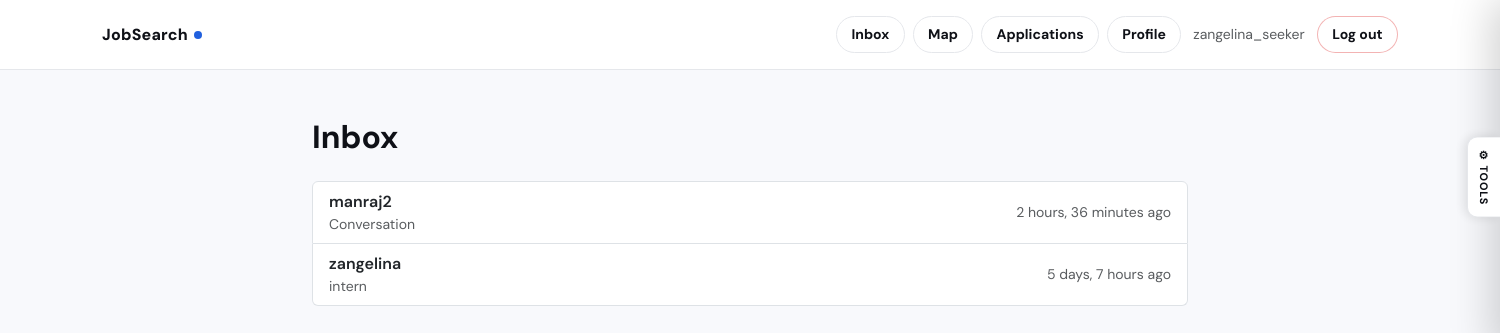
/inbox/ (signed in), run on the app's committed database.
### jobs/models.py (models this page shows, shortened)
class CustomUser(AbstractUser):
    class Role(models.TextChoices):
        JOB_SEEKER = "job_seeker", "Job Seeker"
        RECRUITER = "recruiter", "Recruiter"
        ADMIN = "admin", "Admin"
    role = models.CharField(
        max_length=20,
        choices=Role.choices,
        default=Role.JOB_SEEKER,
    )
    def is_job_seeker(self):
        return self.role == self.Role.JOB_SEEKER
    def is_recruiter(self):
        return self.role == self.Role.RECRUITER

class Conversation(models.Model):
    recruiter = models.ForeignKey(
        settings.AUTH_USER_MODEL, on_delete=models.CASCADE, related_name="convos_as_recruiter"
    )
    job_seeker = models.ForeignKey(
        settings.AUTH_USER_MODEL, on_delete=models.CASCADE, related_name="convos_as_seeker"
    )
    application = models.ForeignKey(
        "Application", null=True, blank=True, on_delete=models.SET_NULL, related_name="conversations"
    )
    created_at = models.DateTimeField(auto_now_add=True)
    updated_at = models.DateTimeField(auto_now=True)
    class Meta:
        unique_together = ("recruiter", "job_seeker", "application")

class Application(models.Model):
    class Status(models.TextChoices):
        APPLIED = "applied", "Applied"
        REVIEW = "review", "In Review"
        INTERVIEW = "interview", "Interview"
        OFFER = "offer", "Offer"
        CLOSED = "closed", "Closed"
    job = models.ForeignKey(
        JobPosting, on_delete=models.CASCADE, related_name="applications"
    )
    applicant = models.ForeignKey(
        settings.AUTH_USER_MODEL, on_delete=models.CASCADE, related_name="applications"
    )
    note = models.TextField(blank=True)
    status = models.CharField(
        max_length=20, choices=Status.choices, default=Status.APPLIED
    )
    created_at = models.DateTimeField(auto_now_add=True)
    class Meta:
        constraints = [
            models.UniqueConstraint(
                fields=["job", "applicant"], name="unique_application_per_job"
            )
        ]

class JobPosting(models.Model):
    class JobType(models.TextChoices):
        REMOTE = "remote", "Remote"
        ONSITE = "onsite", "On-site"
        HYBRID = "hybrid", "Hybrid"
    class ExperienceLevel(models.TextChoices):
        ENTRY = "entry", "Entry Level"
        MID = "mid", "Mid Level"
        SENIOR = "senior", "Senior Level"
        INTERN = "intern", "Internship"
    recruiter = models.ForeignKey(
        CustomUser, on_delete=models.CASCADE, related_name="job_postings"
    )
    title = models.CharField(max_length=200)
    company = models.CharField(max_length=200)
    description = models.TextField()
    skills = models.TextField(blank=True, help_text="Comma-separated skills")
    location = models.CharField(max_length=200, blank=True)
    latitude = models.FloatField(null=True, blank=True)
    longitude = models.FloatField(null=True, blank=True)
    job_type = models.CharField(
        max_length=20, choices=JobType.choices, default=JobType.ONSITE
    )
    experience_level = models.CharField(
        max_length=20, choices=ExperienceLevel.choices, default=ExperienceLevel.ENTRY
    )
    salary_min = models.PositiveIntegerField(null=True, blank=True)
    salary_max = models.PositiveIntegerField(null=True, blank=True)
    visa_sponsorship = models.BooleanField(default=False)
    is_active = models.BooleanField(default=True)
    created_at = models.DateTimeField(auto_now_add=True)
    updated_at = models.DateTimeField(auto_now=True)
    class Meta:
        ordering = ["-created_at"]

### jobs/views.py (the view)
# urls.py: path("inbox/", views.inbox, name="inbox"),
@login_required
def inbox(request):
    user = request.user
    if user.is_recruiter():
        convos = Conversation.objects.filter(recruiter=user).order_by("-updated_at")
    elif user.is_job_seeker():
        convos = Conversation.objects.filter(job_seeker=user).order_by("-updated_at")
    else:
        convos = Conversation.objects.none()
    return render(request, "jobs/inbox.html", {"convos": convos})

### jobs/templates/jobs/inbox.html (shortened to what this page needs)
{% extends "jobs/base.html" %}
{% block content %}
<div class="container py-5" style="max-width: 900px;">
  <h2 class="fw-bold mb-4">Inbox</h2>
  {% if convos %}
    <div class="list-group">
      {% for c in convos %}
        <a class="list-group-item list-group-item-action d-flex justify-content-between align-items-center"
           href="{% url 'conversation_detail' c.id %}">
          <div>
            <div class="fw-semibold">
              {% if user == c.recruiter %}
                {{ c.job_seeker.username }}
              {% else %}
                {{ c.recruiter.username }}
              {% endif %}
            </div>
            <div class="text-muted small">
              {% if c.application %}
                {{ c.application.job.title }}
              {% else %}
                Conversation
              {% endif %}
            </div>
          </div>
          <span class="text-muted small">{{ c.updated_at|timesince }} ago</span>
        </a>
      {% endfor %}
    </div>
  {% else %}
    <p class="text-muted">No conversations yet.</p>
  {% endif %}
</div>
{% endblock %}

### jobs/templates/jobs/base.html (shortened to what this page needs)
<!doctype html>
<html lang="en" data-theme="light">
<head>
  <link href="https://cdn.jsdelivr.net/npm/bootstrap@5.3.3/dist/css/bootstrap.min.css" rel="stylesheet">
</head>
<body{% if milestones and milestones.background %} style="background-image:url('{{ milestones.background }}');background-size:cover;background-attachment:fixed;background-position:center;"{% endif %}>
<nav class="js-nav">
  <div class="container d-flex align-items-center py-3">
    <a class="js-brand" href="{% url 'home' %}">
      JobSearch<span class="js-brand-dot"></span>
    </a>
    <div class="ms-auto d-flex align-items-center gap-2 flex-wrap">
      {% if user.is_authenticated %}
        <a class="btn btn-ghost btn-sm" href="{% url 'inbox' %}">Inbox</a>
        <a class="btn btn-ghost btn-sm" href="{% url 'job_map' %}">Map</a>
        {% if user.is_job_seeker %}
          <a class="btn btn-ghost btn-sm" href="{% url 'my_applications' %}">Applications</a>
          <a class="btn btn-ghost btn-sm" href="{% url 'seeker_profile' %}">Profile</a>
        {% endif %}
        <span class="text-muted small ms-1">{{ user.username }}</span>
        <form method="post" action="{% url 'logout' %}" class="d-inline ms-1">
          <button class="btn btn-ghost btn-sm" type="submit"
                  style="color:var(--danger);border-color:rgba(220,38,38,.35);">Log out</button>
        </form>
      {% else %}
        <a class="btn btn-ghost btn-sm" href="{% url 'register_recruiter' %}">Recruiter</a>
        <a class="btn btn-ghost btn-sm" href="{% url 'register_seeker' %}">Job Seeker</a>
        <a class="btn btn-brand btn-sm" href="{% url 'login' %}">Sign in</a>
      {% endif %}
    </div>
  </div>
</nav>
{% block content %}{% endblock %}
<div id="themePanel">
  <button id="themeToggleBtn" onclick="togglePanel()" title="Tools" aria-label="Open tools panel">
    ⚙ Tools
  </button>
</div>
</body>
</html>

### jobs/templates/jobs/base.html (style rules this page uses)
:root { --brand-h: 220; --brand-s: 74%; --brand-l: 50%; --brand: hsl(var(--brand-h), var(--brand-s), var(--brand-l)); --brand-light: hsl(var(--brand-h), var(--brand-s), 94%); --brand-dark: hsl(var(--brand-h), var(--brand-s), 34%); --surface: #f8f9fc; --card: #ffffff; --border: #e5e7eb; --text: #1f2937; --text-muted: #6b7280; --nav-bg: rgba(255,255,255,.92); --success: #059669; --danger: #dc2626; --warning: #d97706; --info: #0891b2; --shadow-sm: 0 1px 2px rgba(0,0,0,.05); --shadow-md: 0 8px 24px rgba(17,24,39,.08); --page-transition: .22s ease; }
*, *::before, *::after { box-sizing: border-box; }
body { font-family: "DM Sans", system-ui, -apple-system, Segoe UI, sans-serif; background: var(--surface); color: var(--text); transition: background var(--page-transition), color var(--page-transition); }
body { animation: pageIn .3s ease both; }
.js-nav { background: var(--nav-bg); backdrop-filter: blur(12px); -webkit-backdrop-filter: blur(12px); border-bottom: 1px solid var(--border); position: sticky; top: 0; z-index: 200; transition: background var(--page-transition), border-color var(--page-transition); }
.js-brand { text-decoration: none; font-weight: 800; color: var(--text); letter-spacing: .2px; transition: color var(--page-transition); }
.js-brand-dot { display: inline-block; width: 8px; height: 8px; background: var(--brand); border-radius: 999px; margin-left: 6px; transform: translateY(-1px); transition: background var(--page-transition); }
.btn-ghost { background: var(--card); border: 1px solid var(--border); border-radius: 999px; font-weight: 700; color: var(--text) !important; padding: .45rem .9rem; transition: border-color .15s, background .15s, color var(--page-transition); }
#themePanel { position: fixed; right: 0; top: 50%; transform: translateY(-50%); z-index: 100000; }
#themeToggleBtn { writing-mode: vertical-rl; text-orientation: mixed; padding: .7rem .5rem; border-radius: 10px 0 0 10px; background: var(--card); border: 1.5px solid var(--border); border-right: none; box-shadow: -3px 0 12px rgba(0,0,0,.1); cursor: pointer; font-size: .68rem; font-weight: 800; color: var(--text); letter-spacing: .07em; text-transform: uppercase; display: flex; align-items: center; gap: 5px; transition: background .15s, color .15s; }

### data on the page
CustomUser: username "zangelina_seeker"
Conversation: recruiter.username "manraj2", shows "Conversation", updated_at "2 hours, 36 minutes"
Conversation: recruiter.username "zangelina", application.job "intern", updated_at "5 days, 7 hours"
